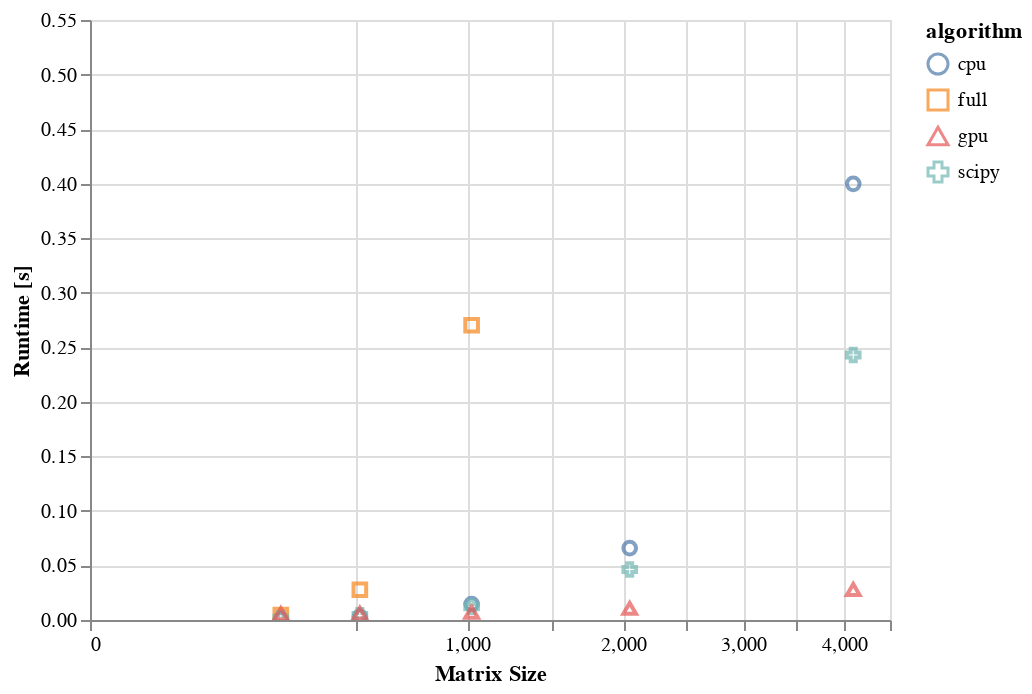

Notebook cell for this chart:
### Markdown cell above
Finally, let us compare the performance of different approaches.
In the plot below we compare the runtime for a variety matrix sizes for different approaches:
- "cpu" is the randomized algorithm implemented above run on CPU
- "gpu" is the randomized algorithm implemented above run on GPU
- "full" is the standard SVD included in pytorch run on CPU
- "scipy" is the truncated SVD `scipy.sparse.svds`

All runtimes were measured on a Colab GPU instance with a Nvidia T4 and 2 CPU cores.
You may need to zoom out to see the times for "full" and very large matrix sizes.

### Code cell
#collapse
matrix_sizes = [2**8, 2**9, 2**10, 2**11, 2**12]
results = defaultdict(list)
results['sizes'] = matrix_sizes
n_components = 2

for size in matrix_sizes:
    M = sample_lowrank_matrix(size, 3)
    time = %timeit -o -q randomized_svd(M, n_components=n_components)
    results['cpu'].append(time.best)
for size in matrix_sizes:
    M = sample_lowrank_matrix(size, 3)
    time = %timeit -q -o torch.svd(M)
    results["full"].append(time.best)

for size in matrix_sizes:
    M = sample_lowrank_matrix(size, 3).numpy()
    time = %timeit -q -o svds(M, k=n_components)
    results["scipy"].append(time.best)

if torch.cuda.is_available():
    for size in matrix_sizes:
        M = sample_lowrank_matrix(size, 3)
        time = %timeit -q -o randomized_svd(M.cuda(), n_components=n_components)
        results["gpu"].append(time.best)

df = pd.DataFrame({**results, "k": n_components})
value_vars = list(filter(lambda s: s not in {"sizes", "k"}, df.columns))
df = df.melt(id_vars=["sizes", "k"], value_vars=value_vars)
df.rename(columns={"value": "runtime", "variable": "algorithm"}, inplace=True)

(
    alt.Chart(df)
    .mark_point(size=40)
    .encode(
        x=alt.X("sizes", scale=alt.Scale(type='sqrt', zero=False), axis=alt.Axis(title="Matrix Size")),
        y=alt.Y("runtime", scale=alt.Scale(domain=(0, 0.55)), axis=alt.Axis(title="Runtime [s]")),
        color="algorithm", 
        shape="algorithm",
    )
).interactive()

### Figure 1 — Vega-Lite specification as saved in the notebook (floating-point values rounded to 4 significant figures)
{"config": {"view": {"continuousWidth": 400, "continuousHeight": 300}}, "data": {"name": "data-b16ddc41a462151eb779a6063e4edbd8"}, "mark": {"type": "point", "size": 40}, "encoding": {"color": {"type": "nominal", "field": "algorithm"}, "shape": {"type": "nominal", "field": "algorithm"}, "x": {"type": "quantitative", "axis": {"title": "Matrix Size"}, "field": "sizes", "scale": {"type": "sqrt", "zero": false}}, "y": {"type": "quantitative", "axis": {"title": "Runtime [s]"}, "field": "runtime", "scale": {"domain": [0, 0.55]}}}, "selection": {"selector006": {"type": "interval", "bind": "scales", "encodings": ["x", "y"]}}, "$schema": "https://vega.github.io/schema/vega-lite/v4.8.1.json", "datasets": {"data-b16ddc41a462151eb779a6063e4edbd8": [{"sizes": 256, "k": 2, "algorithm": "cpu", "runtime": 0.0009004}, {"sizes": 512, "k": 2, "algorithm": "cpu", "runtime": 0.003149}, {"sizes": 1024, "k": 2, "algorithm": "cpu", "runtime": 0.01464}, {"sizes": 2048, "k": 2, "algorithm": "cpu", "runtime": 0.06588}, {"sizes": 4096, "k": 2, "algorithm": "cpu", "runtime": 0.3998}, {"sizes": 256, "k": 2, "algorithm": "full", "runtime": 0.004591}, {"sizes": 512, "k": 2, "algorithm": "full", "runtime": 0.0277}, {"sizes": 1024, "k": 2, "algorithm": "full", "runtime": 0.2702}, {"sizes": 2048, "k": 2, "algorithm": "full", "runtime": 2.034}, {"sizes": 4096, "k": 2, "algorithm": "full", "runtime": 19.84}, {"sizes": 256, "k": 2, "algorithm": "scipy", "runtime": 0.001593}, {"sizes": 512, "k": 2, "algorithm": "scipy", "runtime": 0.004173}, {"sizes": 1024, "k": 2, "algorithm": "scipy", "runtime": 0.01225}, {"sizes": 2048, "k": 2, "algorithm": "scipy", "runtime": 0.04628}, {"sizes": 4096, "k": 2, "algorithm": "scipy", "runtime": 0.2429}, {"sizes": 256, "k": 2, "algorithm": "gpu", "runtime": 0.005793}, {"sizes": 512, "k": 2, "algorithm": "gpu", "runtime": 0.006268}, {"sizes": 1024, "k": 2, "algorithm": "gpu", "runtime": 0.007105}, {"sizes": 2048, "k": 2, "algorithm": "gpu", "runtime": 0.01067}, {"sizes": 4096, "k": 2, "algorithm": "gpu", "runtime": 0.02792}]}}
